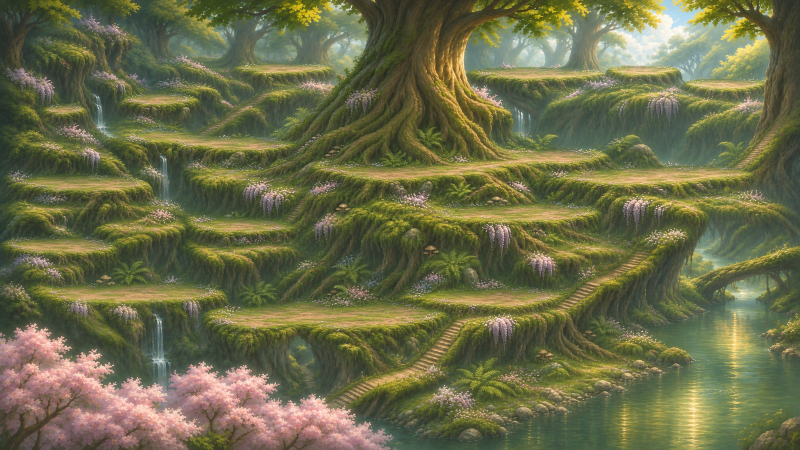
#> input picture art/towns/runtime/backdrops/overhaul/faction_thornwake_root_ravine.png, 1600 x 900 px (shown at 1/2 size)
$ python root_ravine_fx_mask.py
#> lines starting #> are read from the running program, lines starting #| are printed output that depends on the picture; after the words box and inside, x2 and y2 are one past the last pixel; in counts of white or black regions, pixels touching at a corner belong together
"""Builds the root ravine's stage-effect mask, faction_thornwake_root_ravine_fx_mask.png.

Red is the river at the lower right, green is the small waterfalls of the ravine wall, blue is
empty (no lamps are painted on the backdrop), and alpha is how thick the drifting pollen haze
is: thickest among the far trunks, thinner toward the viewer, none on the blossoming crowns in
the foreground (never below 1/255, so no import step treats the mask as see-through).
GrabCut separates the river from its banks, its pebbles and the fallen trunk inside a
hand-drawn zone, taught by boxes that are surely water; each fall is the pale paint inside its
own strip. Run from anywhere; it writes the runtime mask.
"""
from pathlib import Path

import cv2
import numpy as np
from PIL import Image

HERE = Path(__file__).resolve().parent
ROOT = HERE.parents[5]
BACKDROP = ROOT / 'art/towns/runtime/backdrops/overhaul/faction_thornwake_root_ravine.png'
OUT = ROOT / 'art/towns/runtime/backdrops/overhaul/faction_thornwake_root_ravine_fx_mask.png'

# All shapes in backdrop pixels (1600x900).
# The river may lie inside this zone: right of the near bank, below the fallen trunk.
RIVER = [(1375, 575), (1600, 560), (1600, 900), (766, 900), (977, 844), (1172, 773), (1312, 727), (1359, 625)]
SURE_WATER = [(1445, 660, 1530, 781), (1289, 781, 1540, 883), (1016, 867, 1250, 898)]
# The pebbled bank at the right edge and the rocks of the lower right corner.
SURE_LAND = [(1548, 640, 1600, 708), (1568, 838, 1600, 900)]
# The waterfalls' strips, and how pale and colourless falling water is against the moss.
FALLS = [
    [(182, 150), (214, 150), (220, 262), (186, 262)],
    [(310, 300), (345, 300), (345, 398), (312, 398)],
    [(295, 622), (350, 622), (352, 758), (295, 758)],
    [(1025, 205), (1060, 205), (1060, 272), (1025, 272)],
]
FALL_LIGHT = 0.36
FALL_SAT = 120
# The blossoming crowns of the lower left corner: nearer than the haze.
CROWNS = [(0, 625), (100, 625), (210, 664), (265, 722), (350, 738), (415, 719), (555, 730), (633, 770), (711, 785), (790, 840), (812, 900), (0, 900)]
# Haze thickness by depth: full among the far trunks, thin near the viewer.
HAZE_TOP = 40
HAZE_FAR = (150, 0.70)     # row, thickness
HAZE_MID = (430, 0.40)
HAZE_NEAR = (760, 0.20)

img = np.asarray(Image.open(BACKDROP).convert('RGB'))
#> img is the input picture: shape (900, 1600, 3); mean R, G, B 107.6, 108.1, 73.2
H, W = img.shape[:2]
#> H = 900; W = 1600


def poly(points):
    m = np.zeros((H, W), np.uint8)
    cv2.fillPoly(m, [np.array(points, np.int32)], 1)
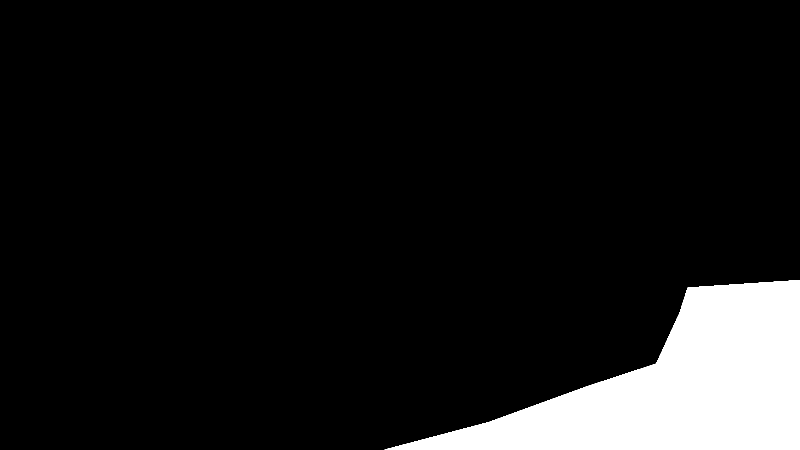
#> m: shape (900, 1600) (shown at 1/2 size); values 0 (black) and 1 (white), 9.4% white; 1 white region, box (x1, y1, x2, y2) and area: (769, 560, 1600, 900) 134792
    return m.astype(bool)


def soft(m, sigma):
    return cv2.GaussianBlur(m.astype(np.float32), (0, 0), sigma)


def clean(m, smallest):
    m = cv2.morphologyEx(m.astype(np.uint8), cv2.MORPH_OPEN, np.ones((3, 3), np.uint8))
    n, labels, stats, _ = cv2.connectedComponentsWithStats(m, 8)
    for i in range(1, n):
        if stats[i, cv2.CC_STAT_AREA] < smallest:
            m[labels == i] = 0
    return m.astype(bool)


def water_mask():
    zone = poly(RIVER) & ~poly(CROWNS)
#> in poly (call 2), `cv2.fillPoly(m, [np.array(points, np.int32)], 1)`: m: shape (900, 1600); values 0 (black) and 1 (white), 10.1% white; 1 white region, box (x1, y1, x2, y2) and area: (0, 625, 813, 900) 146156
    mask = np.full((H, W), cv2.GC_BGD, np.uint8)
    mask[zone] = cv2.GC_PR_FGD
    for x0, y0, x1, y1 in SURE_LAND:
        mask[y0:y1, x0:x1] = cv2.GC_BGD
    for x0, y0, x1, y1 in SURE_WATER:
        mask[y0:y1, x0:x1] = cv2.GC_FGD
    bgd, fgd = np.zeros((1, 65), np.float64), np.zeros((1, 65), np.float64)
    cv2.grabCut(cv2.cvtColor(img, cv2.COLOR_RGB2BGR), mask, None, bgd, fgd, 6, cv2.GC_INIT_WITH_MASK)
    water = clean(np.isin(mask, (cv2.GC_FGD, cv2.GC_PR_FGD)) & zone, 200)
#> in clean, `n, labels, stats, _ = cv2.connectedComponentsWithStats(m, 8)`: m: shape (900, 1600); values 0 (black) and 1 (white), 6.8% white; 1 white region, box (x1, y1, x2, y2) and area: (1007, 578, 1600, 900) 98580
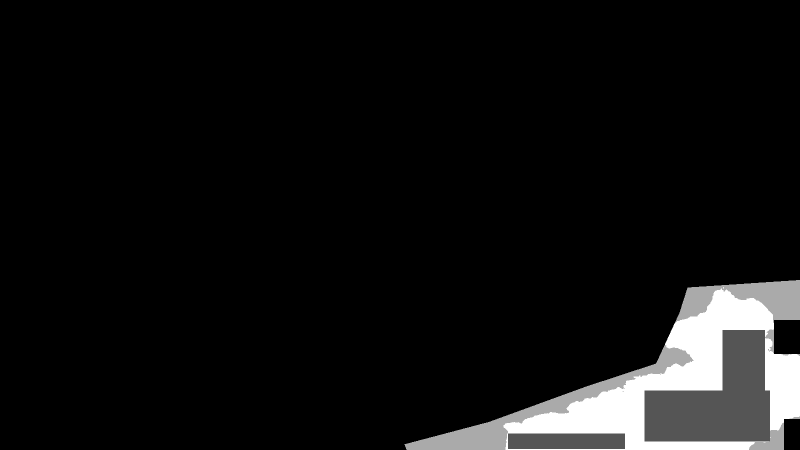
#> mask: shape (900, 1600) (shown at 1/2 size); min 0, max 3, mean 0.188; drawn with min black and max white
    # Three pixels off the banks and pebbles, so their edges never waver with the water.
    kept = cv2.erode(water.astype(np.uint8), np.ones((3, 3), np.uint8), iterations=3).astype(bool)
    return water, soft(kept, 1.5)


def fall_mask():
    hsv = cv2.cvtColor(img, cv2.COLOR_RGB2HSV)
#> hsv: shape (900, 1600, 3); mean H, S, V 39.2, 92, 114.5
    lum = (img.astype(np.float32) / 255.0) @ np.array([0.3, 0.59, 0.11], np.float32)
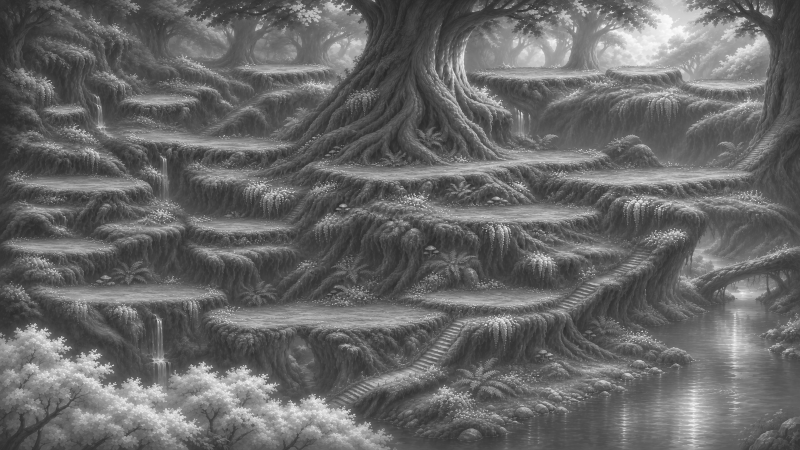
#> lum: shape (900, 1600) float32 (shown at 1/2 size); min 0.149, max 1, mean 0.408
    strips = np.zeros((H, W), bool)
    for strip in FALLS:
        strips |= poly(strip)
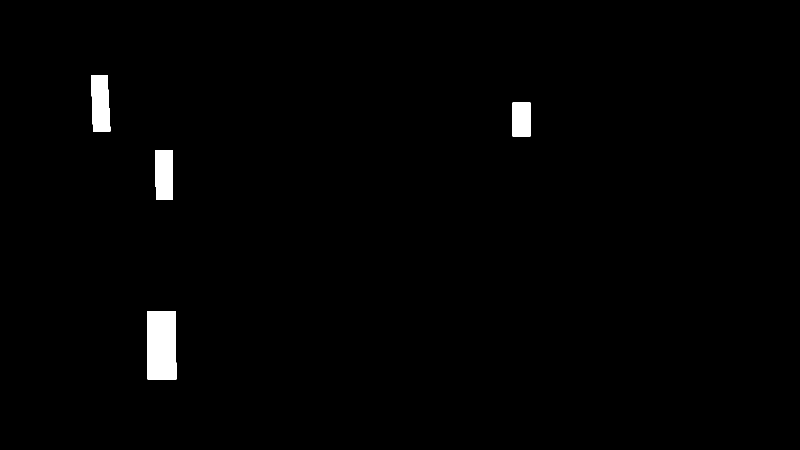
#> strips: shape (900, 1600) bool (shown at 1/2 size); 1.2% white; 4 white regions, box (x1, y1, x2, y2) and area: (295, 622, 353, 759) 7808, (182, 150, 221, 263) 3843, (310, 300, 346, 399) 3465, (1025, 205, 1061, 273) 2448
    cool = img[..., 2].astype(np.int16) >= img[..., 0]  # falling water is blue-white, moss and roots are not
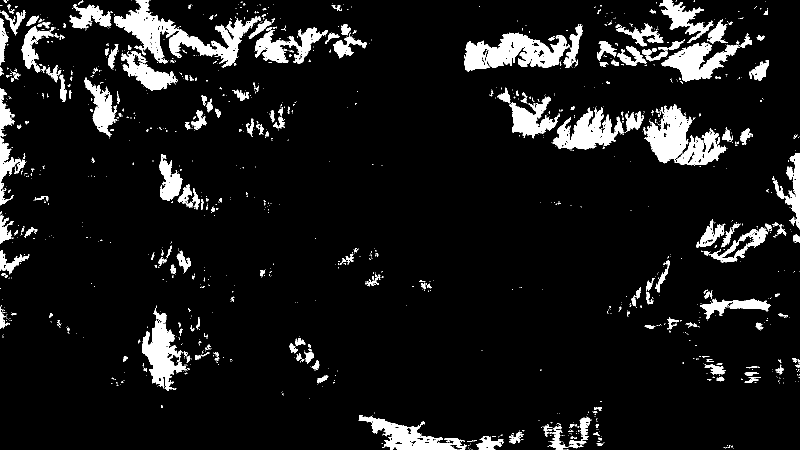
#> cool: shape (900, 1600) bool (shown at 1/2 size); 8.6% white; 1299 white regions (1071 under 20 px), largest, box (x1, y1, x2, y2) and area: (228, 0, 522, 135) 11382, (928, 49, 1165, 143) 10196, (1286, 209, 1452, 331) 9340
    fall = clean(strips & cool & (lum > FALL_LIGHT) & (hsv[..., 1] < FALL_SAT), 30)
#> call 2 of clean, with smallest = 30
#> in clean (call 2), `m = cv2.morphologyEx(m.astype(np.uint8), cv2.MORPH_OPEN, np.ones((3, 3..`:
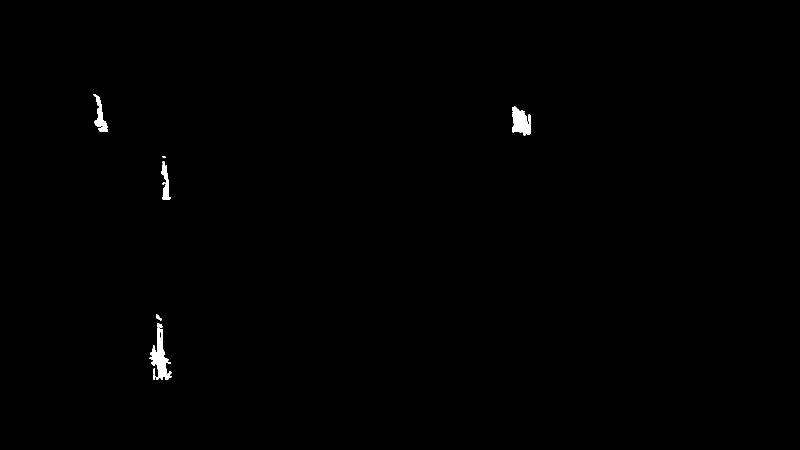
#> m: shape (900, 1600) (shown at 1/2 size); values 0 (black) and 1 (white), 0.35% white; 11 white regions (1 under 20 px), largest, box (x1, y1, x2, y2) and area: (299, 656, 343, 759) 1877, (1025, 213, 1061, 271) 1487, (187, 188, 216, 263) 842
#> in clean (call 2), `n, labels, stats, _ = cv2.connectedComponentsWithStats(m, 8)`: labels: shape (900, 1600) int32; 12 distinct labels, from 0 to 11
#> in clean (call 2), `n, labels, stats, _ = cv2.connectedComponentsWithStats(m, 8)`: n = 12; stats = [[0, 0, 1600, 900, 1434907], [187, 188, 29, 75, 842], [1025, 213, 36, 58, 1487], [325, 312, 6, 4, 20], [322, 323, 20, 76, 642], [325, 364, 5, 5, 19], [312, 629, 11, 12, 68], [314, 646, 5, 9, 37], [320, 648, 5, 7, 31], [299, 656, 44, 103, 1877], [307, 737, 3, 11, 33], [306, 749, 5, 10, 37]]
    return fall, soft(fall, 1.2)


def haze_mask():
    ys = np.arange(H, dtype=np.float32)
#> ys = 900 values from 0 to 899
    depth = np.interp(ys, [HAZE_TOP, HAZE_FAR[0], HAZE_MID[0], HAZE_NEAR[0], H], [0.0, HAZE_FAR[1], HAZE_MID[1], HAZE_NEAR[1], HAZE_NEAR[1]])
    a = np.repeat(depth[:, None], W, axis=1)
    return a * (1.0 - np.clip(soft(poly(CROWNS), 22.0) * 1.3, 0, 1))


def main():
    water, r = water_mask()
    fall, g = fall_mask()
    a = haze_mask()
    zero = np.zeros((H, W), np.float32)
    out = np.stack([r, g, zero, (1.0 + 254.0 * a) / 255.0], axis=2)
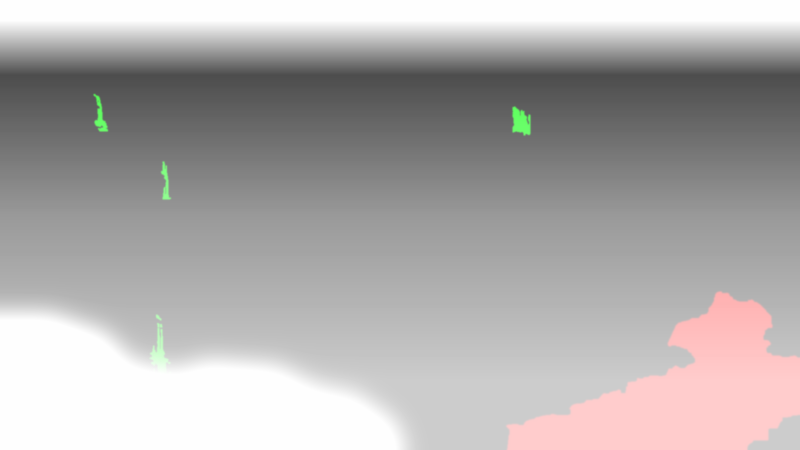
#> out: shape (900, 1600, 4) float64 (shown at 1/2 size); mean of channels 0, 1, 2, 3 0.0653, 0.00351, 0, 0.335; transparent parts drawn white
    Image.fromarray(np.clip(out * 255.0 + 0.5, 0, 255).astype(np.uint8), 'RGBA').save(OUT, optimize=True)
    print('water %.1f%%, falls %.2f%%, haze over a third %.1f%%' % (water.mean() * 100, fall.mean() * 100, (a > 0.33).mean() * 100))
#| water 6.8%, falls 0.35%, haze over a third 50.4%


if __name__ == '__main__':
    main()
